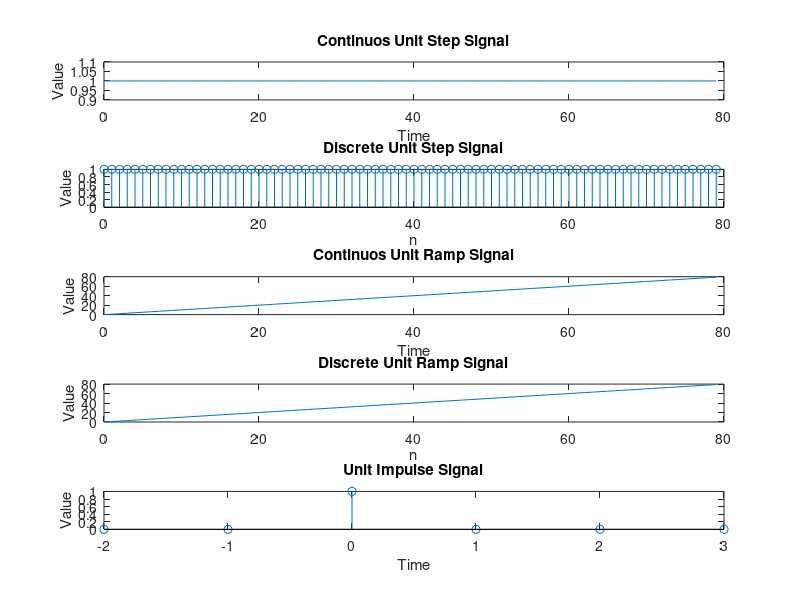

The MATLAB script that drew this image:
% Generation of Standard Signals
clc;

n = 80;
t = 0:1:n-1;
y = ones(1,n);

subplot(5,1,1);
plot(t,y);

xlabel('Time');
ylabel('Value');
title('Continuos Unit Step Signal');

n = 80;
t = 0:1:n-1;
y = ones(1,n);

subplot(5,1,2);
stem(t,y);

xlabel('n');
ylabel('Value');
title('Discrete Unit Step Signal');

n = 80;

subplot(5,1,3);
plot(t,t);

xlabel('Time');
ylabel('Value');
title('Continuos Unit Ramp Signal');

n = 80;

subplot(5,1,4);
plot(t,t);

xlabel('n');
ylabel('Value');
title('Discrete Unit Ramp Signal');

t = -2:1:3;
y = [zeros(1,2) , ones(1,1) , zeros(1,3)];

subplot(5,1,5);
stem(t,y);

xlabel('Time');
ylabel('Value');
title('Unit Impulse Signal');